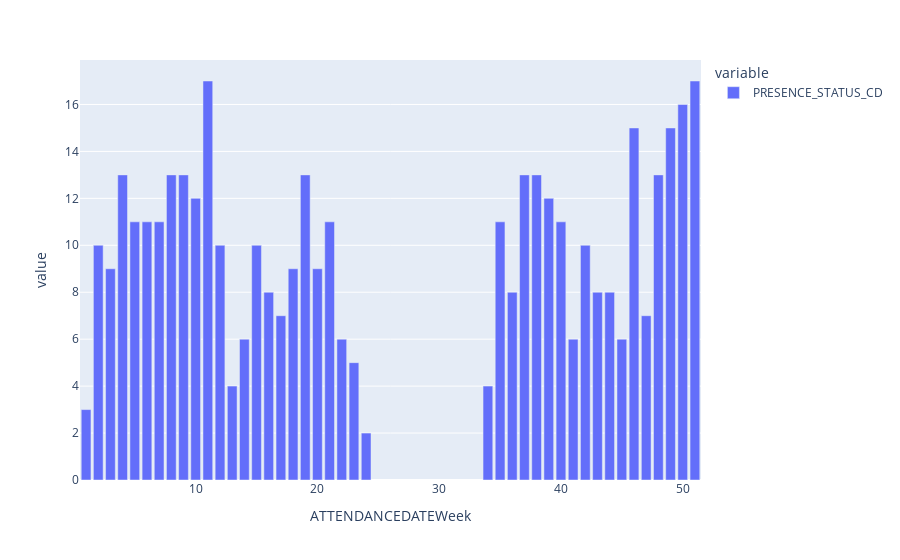

The notebook cell saved with this chart:
### Code cell
df_temp = df.loc[89271.0][["PRESENCE_STATUS_CD", "ATTENDANCEDATEWeek"]]

df_present = df_temp[df_temp["PRESENCE_STATUS_CD"] == "Present"]
df_present.groupby("ATTENDANCEDATEWeek")["PRESENCE_STATUS_CD"].count().plot(kind="bar")

### Figure 1 — Plotly figure (JSON) as saved in the notebook; plotly's stock layout.template omitted (floating-point values rounded to 4 significant figures)
{"data": [{"alignmentgroup": "True", "hovertemplate": "variable=PRESENCE_STATUS_CD<br>ATTENDANCEDATEWeek=%{x}<br>value=%{y}<extra></extra>", "legendgroup": "PRESENCE_STATUS_CD", "marker": {"color": "#636efa", "pattern": {"shape": ""}}, "name": "PRESENCE_STATUS_CD", "offsetgroup": "PRESENCE_STATUS_CD", "orientation": "v", "showlegend": true, "textposition": "auto", "type": "bar", "x": [1, 2, 3, 4, 5, 6, 7, 8, 9, 10, 11, 12, 13, 14, 15, 16, 17, 18, 19, 20, 21, 22, 23, 24, 34, 35, 36, 37, 38, 39, 40, 41, 42, 43, 44, 45, 46, 47, 48, 49, 50, 51], "xaxis": "x", "y": [3, 10, 9, 13, 11, 11, 11, 13, 13, 12, 17, 10, 4, 6, 10, 8, 7, 9, 13, 9, 11, 6, 5, 2, 4, 11, 8, 13, 13, 12, 11, 6, 10, 8, 8, 6, 15, 7, 13, 15, 16, 17], "yaxis": "y"}], "layout": {"barmode": "relative", "legend": {"title": {"text": "variable"}, "tracegroupgap": 0}, "margin": {"t": 60}, "xaxis": {"anchor": "y", "domain": [0, 1], "title": {"text": "ATTENDANCEDATEWeek"}}, "yaxis": {"anchor": "x", "domain": [0, 1], "title": {"text": "value"}}}}
